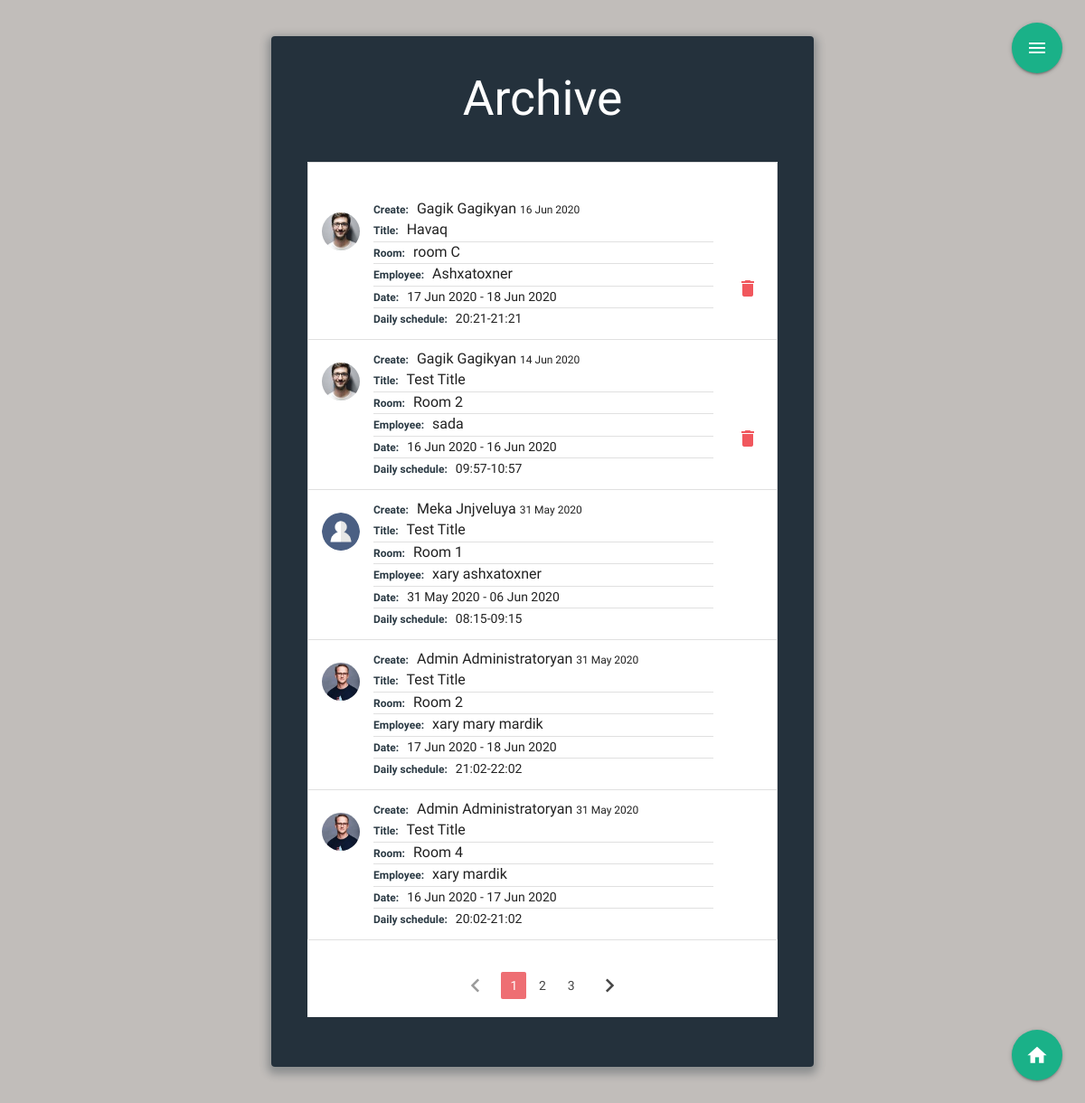
Page /archive (signed in) on the committed database.
### meeting_app/models.py (models this page shows, shortened)
class Meeting(db.Model):
  id = db.Column(db.Integer, primary_key=True)
  meeting_title = db.Column(db.String(100), nullable=False)
  room = db.Column(db.String(100), nullable=False)
  employee = db.Column(db.Text, nullable=False)
  start_date = db.Column(db.Date, nullable=False)
  end_date = db.Column(db.Date)
  start_time = db.Column(db.Time, nullable=False)
  end_time = db.Column(db.Time, nullable=False)
  created_date = db.Column(db.DateTime, nullable=False, default=datetime.utcnow)
  user_id = db.Column(db.Integer, db.ForeignKey('user.id'), nullable=False)

class User(db.Model, UserMixin):
  id = db.Column(db.Integer, primary_key=True)
  fname = db.Column(db.String(60), nullable=False)
  lname = db.Column(db.String(60), nullable=False)
  email = db.Column(db.String(120), unique=True, nullable=False)
  image_file = db.Column(db.String(20), nullable=False, default='avatar.png')
  usertype = db.Column(db.String(20), nullable=False, default="user")
  password = db.Column(db.String(60), nullable=False)
  created_meetings = db.relationship('Meeting', backref='author', lazy=True)

### meeting_app/meetings/routes.py (the view)
@meetings.route("/archive", methods=['GET', "POST"])
@login_required
def archive():
  page=request.args.get('page',1,type=int)
  current_date = datetime(datetime.today().year, datetime.today().month, datetime.today().day)
  date_now = current_date - timedelta(days = 1)
  meetings = Meeting.query.filter(Meeting.end_date <= date_now).order_by(Meeting.created_date.desc()).paginate(page=page,per_page=5)
  image_file = url_for('static', filename='/img/' + current_user.image_file)
  return render_template("archive.html", isIndex=True,image_file=image_file,meetings=meetings,legend="Archive")

### meeting_app/models.py (called while the page is built)
@login_manager.user_loader
def load_user(user_id):
  return User.query.get(int(user_id))

### meeting_app/templates/archive.html (shortened to what this page needs)
{%extends "layout.html"%}
{% block content %}
<div class="wrap">
    <h2>{{legend}}</h2>
<div id="shedule">
 <ul class="collection">
  {% for meeting in meetings.items %}
    <li class="collection-item avatar">
    <a href="{{url_for('users.user_reserves', id=meeting.author.id)}}">
      <div class="img-wrapper circle">
        <div class="img " style="background-image: url({{url_for('static', filename='img/'+meeting.author.image_file, )}})"></div>
      </div>
    </a>
      <span class="title5 collection-title">Create:</span>
      <a href=""></a>{{meeting.author.fname}} {{meeting.author.lname}} </a>
      <span class="small-text">{{meeting.created_date.strftime('%d %b %Y')}}  </span>
      <p>
        <span class="collection-title">Title:</span>    {{meeting.meeting_title}}
        <p class="divider"></p>
        <span class="collection-title">Room:</span>    {{meeting.room}}
        <p class="divider"></p>
        <span class="collection-title">Employee:</span> {{meeting.employee}}
        <p class="divider"></p>
        {% if meeting.end_date %}
          <span class="collection-title">Date:</span> <span class="date">{{ meeting.start_date.strftime('%d %b %Y')}} -
          {{meeting.end_date.strftime('%d %b %Y')}} </span>
        {% else %}
        <span class="date"> {{ meeting.start_date.strftime('%d %b %Y')}}</span>
        {% endif %}
        <p class="divider"></p>
        <span class="collection-title">Daily schedule:</span> <span class="date">{{meeting.start_time.strftime('%H:%M')}}-{{meeting.end_time.strftime('%H:%M')}}</span>
      </p>
      {% if (meeting.author == current_user or current_user.usertype=="admin") %}
      <div class="action-buttons-wrapper">
        <a class="waves-effect waves-light modal-trigger secondary-content" href="#modal" data-id="{{url_for('meetings.delete_reserve',meeting_id = meeting.id)}}">  <i class="material-icons ">delete</i></a>
      </div>
      {%endif %}
    </li>
    {%endfor%}
  </ul>
  <ul class="pagination">
    {% if meetings.has_prev %}
    <li class="arrow"><a  href="{{ url_for('meetings.archive',page=meetings.prev_num)}}"><i class="material-icons">chevron_left</i></a></li>
    {% else %}
    <li class="disabled"><a href="#!"><i class="material-icons">chevron_left</i></a></li>
    {% endif %}
    {% for page_num in meetings.iter_pages(left_edge=1, right_edge=1, left_current=1,right_current=2) %}
      {% if page_num %}
        {% if meetings.page ==page_num %}
          <li class="active"> <a href="{{ url_for('meetings.archive',page=page_num)}}">{{page_num}}</a></li>
        {% else %}
          <li class="waves-effect pag-element"> <a href="{{ url_for('meetings.archive',page=page_num)}}">{{page_num}}</a></li>
        {% endif %}
      {% else %}
        <span>...</span>
      {% endif %}
    {% endfor %}
    {% if meetings.has_next %}
      <li class="arrow"><a href="{{ url_for('meetings.archive',page=meetings.next_num)}}"><i class="material-icons">chevron_right</i></a></li>
    {% else %}
    <li class="disabled"><a href="#!"><i class="material-icons">chevron_right</i></a></li>
    {% endif %}
  </ul>
</div>
{% if url_for(request.endpoint) != "/archive" %}
<div class="fixed-button-wrapper">
  <a class="btn-floating btn-large " href="{{url_for('meetings.reserve_new')}}" title="Add Meeting"><i class="material-icons">add</i></a>
</div>
{% else %}
  <div class="fixed-button-wrapper">
    <a class="btn-floating btn-large" href="{{url_for('main.index')}}"><i class="material-icons">home</i></a>
  </div>
{% endif %}
</div>
{% endblock %}

### meeting_app/static/css/style.css (style rules this page uses)
*, *:before, *:after { box-sizing: border-box; outline: none; }
html { overflow-y: scroll; }
body { background: #c1bdba; font-family: "Titillium Web", sans-serif; }
a { text-decoration: none; color: #1ab188; transition: 0.5s ease; }
.wrap { background: rgba(19, 35, 47, 0.9); padding: 40px; max-width: 600px; margin: 40px auto; border-radius: 4px; box-shadow: 0 4px 10px 4px rgba(19, 35, 47, 0.3); }
h1, h2 { text-align: center; color: #ffffff; font-weight: 300; margin: 0 0 40px; }
.collection .collection-item { position: relative; padding-right: 70px; }
#shedule { background-color: #fff; }
.fixed-button-wrapper { position: fixed; right: 25px; bottom: 25px; }
.fixed-button-wrapper .btn-floating { background-color: #1ab188; }
.fixed-button-wrapper .btn-floating i { font-size: 1.7rem; }
#shedule .img-wrapper { position: absolute; width: 42px; height: 42px; overflow: hidden; left: 15px; top: 25px; display: inline-block; vertical-align: middle; }
#shedule .img-wrapper .img { position: absolute; top: 0; left: 0; bottom: 0; right: 0; background-size: cover; background-repeat: no-repeat; background-position: center; }
#shedule .collection-title { color: rgba(19, 35, 47, 0.9); font-weight: bold; margin-right: 5px; font-size:12px; }
.collection { font-size: 16px; padding-top: 30px; }
#shedule .small-text { font-size: 12px; }
#shedule .date { font-size: 14px; }
.collection .collection-item.avatar .secondary-content { top: initial; right: 0; }
.collection .collection-item.avatar .secondary-content { color: #1ab188; }
.collection .collection-item.avatar .secondary-content:last-child { top:initial; right: 0; color: rgb(241, 87, 93); bottom: 0; }
.action-buttons-wrapper { position: absolute; top: 50%; right: 20px; height: 90px; width: 20px; transform: translateY(-50%); }
.pagination { text-align: center; padding: 20px 0; }
.pagination li a { font-size: 14px; }

### rows in the picture
Meeting: image_file (picture), author.fname "Gagik", author.lname "Gagikyan", created_date "16 Jun 2020", meeting_title "Havaq", room "room C", employee "Ashxatoxner", start_date "17 Jun 2020", end_date "18 Jun 2020", start_time "20:21", end_time "21:21"
Meeting: image_file (picture), author.fname "Gagik", author.lname "Gagikyan", created_date "14 Jun 2020", meeting_title "Test Title", room "Room 2", employee "sada", start_date "16 Jun 2020", end_date "16 Jun 2020", start_time "09:57", end_time "10:57"
Meeting: image_file (placeholder picture), author.fname "Meka", author.lname "Jnjveluya", created_date "31 May 2020", meeting_title "Test Title", room "Room 1", employee "xary ashxatoxner", start_date "31 May 2020", end_date "06 Jun 2020", start_time "08:15", end_time "09:15"
Meeting: image_file (picture), author.fname "Admin", author.lname "Administratoryan", created_date "31 May 2020", meeting_title "Test Title", room "Room 2", employee "xary mary mardik", start_date "17 Jun 2020", end_date "18 Jun 2020", start_time "21:02", end_time "22:02"
Meeting: image_file (picture), author.fname "Admin", author.lname "Administratoryan", created_date "31 May 2020", meeting_title "Test Title", room "Room 4", employee "xary mardik", start_date "16 Jun 2020", end_date "17 Jun 2020", start_time "20:02", end_time "21:02"

### other values in the picture
{{ legend }} "Archive"
{{ page_num }} "1"
{{ page_num }} "2" "3"
